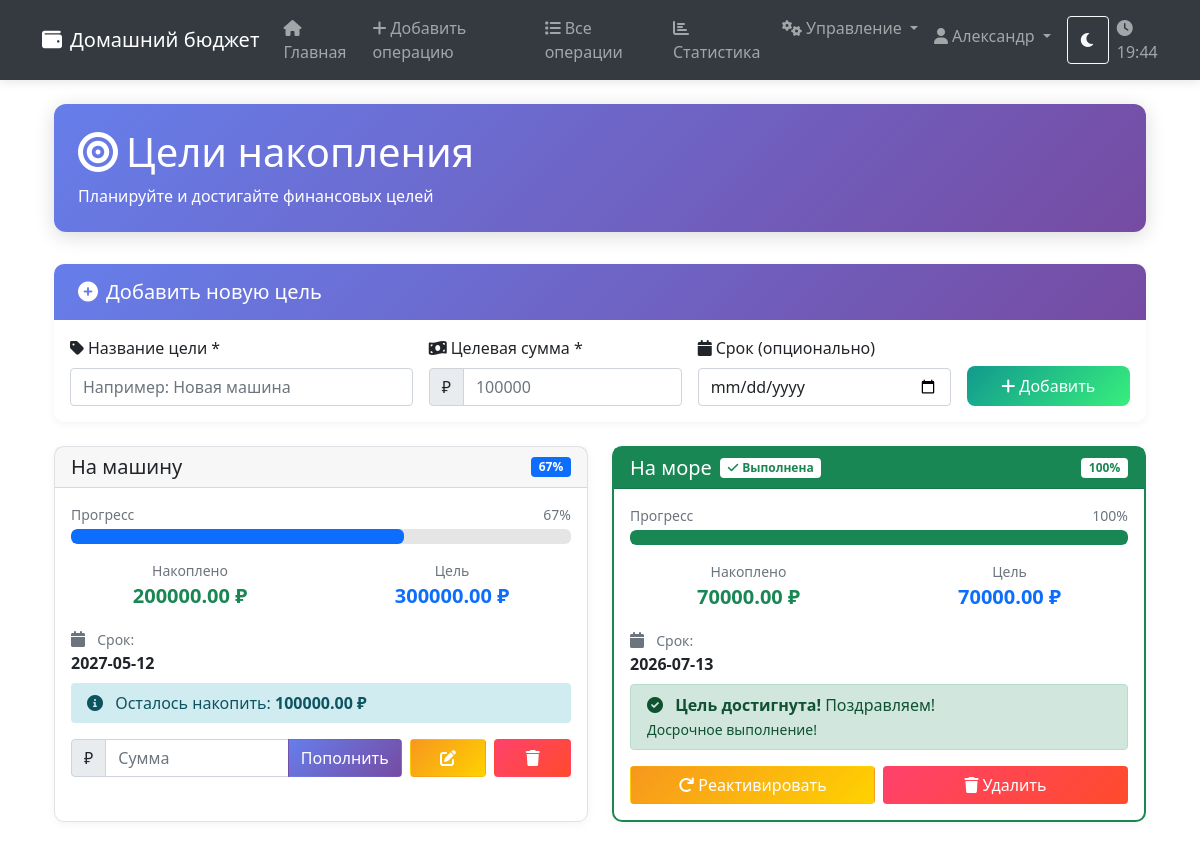
The app's page /goals (signed in) with its own data.
### tables this page shows
CREATE TABLE goals (
            id INTEGER PRIMARY KEY AUTOINCREMENT,
            name TEXT NOT NULL,
            target_amount REAL NOT NULL,
            current_amount REAL DEFAULT 0,
            deadline DATE,
            auto_save_amount REAL DEFAULT 0,
            auto_save_frequency TEXT,
            created_at TIMESTAMP DEFAULT CURRENT_TIMESTAMP,
            user_id INTEGER,
            FOREIGN KEY (user_id) REFERENCES users (id)
        );

### routes/goal_routes.py (the view)
    @app.route('/goals')
    @login_required
    def view_goals():
        with get_db_connection() as conn:
            goals_rows = conn.execute(
                'SELECT * FROM goals WHERE user_id = ? ORDER BY created_at DESC',
                (session['user_id'],)
            ).fetchall()
            goals = []
            for row in goals_rows:
                goal = dict(row)
                try:
                    goal['current_amount'] = float(goal['current_amount']) if goal['current_amount'] else 0.0
                    goal['target_amount'] = float(goal['target_amount']) if goal['target_amount'] else 0.0
                except Exception:
                    goal['current_amount'] = 0.0
                    goal['target_amount'] = 0.0
                goals.append(goal)
            print(f"DEBUG: Передаю {len(goals)} целей в шаблон")
        return render_template('goals.html', goals=goals)

### app.py (called while the page is built)
def get_moscow_time():
    moscow_tz = pytz.timezone("Europe/Moscow")
    return datetime.now(moscow_tz)

@app.context_processor
def utility_processor():
    return dict(get_moscow_time=get_moscow_time)

### auth_utils.py (called while the page is built)
def login_required(f):
    @wraps(f)
    def decorated_function(*args, **kwargs):
        if 'user_id' not in session:
            flash('Пожалуйста, войдите в систему', 'error')
            return redirect(url_for('login'))
        return f(*args, **kwargs)
    return decorated_function

### database.py (called while the page is built)
def get_db_connection():
    BASE_DIR = os.path.dirname(os.path.abspath(__file__))
    DATABASE_PATH = os.path.join(BASE_DIR, 'budget.db')
    conn = sqlite3.connect(DATABASE_PATH)
    conn.row_factory = sqlite3.Row
    return conn

### templates/goals.html (shortened to what this page needs)
{% extends "base.html" %}
{% block content %}
<div class="container mt-4 fade-in">
    <div class="page-header">
        <div class="d-flex justify-content-between align-items-center">
            <div>
                <h1><i class="fas fa-bullseye me-2"></i>Цели накопления</h1>
                <p class="mb-0">Планируйте и достигайте финансовых целей</p>
            </div>
        </div>
    </div>
    <div class="card form-card mb-4">
        <div class="card-header">
            <h5 class="mb-0"><i class="fas fa-plus-circle me-2"></i>Добавить новую цель</h5>
        </div>
        <div class="card-body">
            <form action="{{ url_for('add_goal') }}" method="post">
                <div class="row g-3">
                    <div class="col-md-4">
                        <label for="name" class="form-label">
                            <i class="fas fa-tag me-1"></i>Название цели *
                        </label>
                        <input type="text" class="form-control" id="name" name="name" required
                               placeholder="Например: Новая машина">
                    </div>
                    <div class="col-md-3">
                        <label for="target_amount" class="form-label">
                            <i class="fas fa-money-bill-wave me-1"></i>Целевая сумма *
                        </label>
                        <div class="input-group">
                            <span class="input-group-text">₽</span>
                            <input type="number" class="form-control" id="target_amount" name="target_amount"
                                   step="1000" min="1000" required placeholder="100000">
                        </div>
                    </div>
                    <div class="col-md-3">
                        <label for="deadline" class="form-label">
                            <i class="fas fa-calendar me-1"></i>Срок (опционально)
                        </label>
                        <input type="date" class="form-control" id="deadline" name="deadline"
                               min="{{ get_moscow_time().strftime('%Y-%m-%d') }}">
                    </div>
                    <div class="col-md-2 d-flex align-items-end">
                        <button type="submit" class="btn btn-modern btn-modern-success w-100">
                            <i class="fas fa-plus me-1"></i>Добавить
                        </button>
                    </div>
                </div>
            </form>
        </div>
    </div>
    {% if goals %}
    <div class="row">
        {% for goal in goals %}
        {% set current = goal.current_amount|float %}
        {% set target = goal.target_amount|float %}
        {% set percentage = (current / target * 100) if target > 0 else 0 %}
        {% set remaining = target - current %}
        {% set is_completed = percentage >= 100 %}
        <div class="col-md-6 mb-4">
            <div class="card h-100 {% if is_completed %}border-success border-2{% endif %}">
                <div class="card-header d-flex justify-content-between align-items-center
                           {% if is_completed %}bg-success text-white{% endif %}">
                    <div class="d-flex align-items-center">
                        <h5 class="mb-0">{{ goal.name }}</h5>
                        {% if is_completed %}
                        <span class="badge bg-white text-success ms-2">
                            <i class="fas fa-check me-1"></i>Выполнена
                        </span>
                        {% endif %}
                    </div>
                    <span class="badge {% if is_completed %}bg-white text-success
                                      {% elif percentage >= 70 %}bg-warning
                                      {% elif percentage >= 30 %}bg-primary
                                      {% else %}bg-secondary{% endif %}">
                        {{ "%.0f"|format(percentage) }}%
                    </span>
                </div>
                <div class="card-body">
                    <div class="mb-3">
                        <div class="d-flex justify-content-between mb-1">
                            <small class="text-muted">Прогресс</small>
                            <small class="text-muted">{{ "%.0f"|format(percentage) }}%</small>
                        </div>
                        <div class="progress progress-modern" style="height: 15px;">
                            <div class="progress-bar
                                {% if is_completed %}bg-success
                                {% elif percentage >= 70 %}bg-warning
                                {% elif percentage >= 30 %}bg-primary
                                {% else %}bg-info{% endif %}"
                                role="progressbar"
                                style="width: {{ percentage }}%">
                            </div>
                        </div>
                    </div>
                    <div class="row text-center mb-3">
                        <div class="col-6">
                            <div class="text-muted small">Накоплено</div>
                            <div class="fw-bold fs-5 text-success">{{ "%.2f"|format(current) }} ₽</div>
                        </div>
                        <div class="col-6">
                            <div class="text-muted small">Цель</div>
                            <div class="fw-bold fs-5 text-primary">{{ "%.2f"|format(target) }} ₽</div>
                        </div>
                    </div>
                    <div class="mb-3">
                        {% if goal.deadline %}
                        <div class="mb-2">
                            <i class="fas fa-calendar text-muted me-2"></i>
                            <small class="text-muted">Срок:</small>
                            <div class="fw-bold">{{ goal.deadline }}</div>
                        </div>
                        {% endif %}
                        {% if remaining > 0 %}
                        <div class="py-2 px-3 rounded" style="background-color: #d1ecf1; color: #0c5460;">
                            <i class="fas fa-info-circle me-2"></i>
                            Осталось накопить: <strong>{{ "%.2f"|format(remaining) }} ₽</strong>
                        </div>
                        {% elif is_completed %}
                        <div class="alert alert-success py-2">
                            <i class="fas fa-check-circle me-2"></i>
                            <strong>Цель достигнута!</strong> Поздравляем!
                            {% if goal.deadline and goal.deadline|string > get_moscow_time().strftime('%Y-%m-%d') %}
                            <br><small>Досрочное выполнение!</small>
                            {% endif %}
                        </div>
                        {% endif %}
                    </div>
                    {% if not is_completed %}
                    <div class="row g-2">
                        <div class="col-8">
                            <form action="{{ url_for('deposit_to_goal') }}" method="post" class="d-flex">
                                <div class="input-group">
                                    <span class="input-group-text">₽</span>
                                    <input type="number" class="form-control" name="amount"
                                           step="100" min="100" placeholder="Сумма" required>
                                    <button type="submit" class="btn btn-modern-primary">
                                        Пополнить
                                    </button>
                                </div>
                            </form>
                        </div>
                        <div class="col-2">
                        <a href="{{ url_for('edit_goal', goal_id=goal.id) }}"
                           class="btn btn-modern-warning w-100">
                            <i class="fas fa-edit"></i>
                        </a>
                        </div>
                        <div class="col-2">
                        <form action="{{ url_for('delete_goal', goal_id=goal.id) }}"
                        method="post"
                        onsubmit="return confirm(
                        'Удалить цель {{ goal.name }}?'
                        )">
                        <button
                        type="submit"
                        class="btn btn-modern-danger w-100">
                        <i class="fas fa-trash"></i>
                        </button>
                        </form>
                        </div>
                    </div>
                    {% else %}
                    <div class="row g-2">
                        <div class="col-6">
                            <form action="{{ url_for('update_goal_progress') }}" method="post">
                                <button type="submit" class="btn btn-modern-warning w-100"
                                        onclick="return confirm('Реактивировать цель «{{ goal.name }}»? Текущая сумма будет сброшена.')">
                                    <i class="fas fa-redo me-1"></i>Реактивировать
                                </button>
                            </form>
                        </div>
                        <div class="col-6">
                            <form action="{{ url_for('delete_goal', goal_id=goal.id) }}" method="post"
                                  onsubmit="return confirm('Вы уверены, что хотите удалить цель «{{ goal.name }}»?')">
                                <button type="submit" class="btn btn-modern-danger w-100">
                                    <i class="fas fa-trash me-1"></i>Удалить
                                </button>
                            </form>
                        </div>
                    </div>
                    {% endif %}
                </div>
            </div>
        </div>
        {% endfor %}
    </div>
    {% endif %}
</div>
{% endblock %}

### templates/base.html (style rules this page uses)
:root { --bg-primary: #ffffff; --bg-secondary: #f8f9fa; --text-primary: #212529; --text-secondary: #6c757d; --border-color: #dee2e6; --card-bg: #ffffff; --header-bg: #343a40; --primary-gradient: linear-gradient(135deg, #667eea 0%, #764ba2 100%); --success-gradient: linear-gradient(135deg, #11998e 0%, #38ef7d 100%); --warning-gradient: linear-gradient(135deg, #f7971e 0%, #ffd200 100%); --danger-gradient: linear-gradient(135deg, #ff416c 0%, #ff4b2b 100%); --info-gradient: linear-gradient(135deg, #00c6ff 0%, #0072ff 100%); }
body { background-color: var(--bg-primary); color: var(--text-primary); transition: all 0.3s ease; margin: 0; padding: 0; min-height: 100vh; font-family: 'Segoe UI', Tahoma, Geneva, Verdana, sans-serif; }
.page-header { background: var(--primary-gradient); color: white; padding: 1.5rem; border-radius: 12px; margin-bottom: 2rem; box-shadow: 0 4px 20px rgba(0,0,0,0.15); }
.form-card { border: none; border-radius: 10px; box-shadow: 0 2px 15px rgba(0,0,0,0.08); margin-bottom: 2rem; }
.form-card .card-header { background: var(--primary-gradient); color: white; border-radius: 10px 10px 0 0 !important; padding: 1rem 1.5rem; border: none; }
.btn-modern { border-radius: 8px; padding: 0.5rem 1.5rem; font-weight: 500; transition: all 0.3s; border: none; }
.btn-modern-primary { background: var(--primary-gradient); color: white; }
.btn-modern-success { background: var(--success-gradient); color: white; }
.btn-modern-danger { background: var(--danger-gradient); color: white; }
.btn-modern-warning { background: var(--warning-gradient); color: white; }
.progress-modern { height: 12px; border-radius: 6px; background-color: rgba(0,0,0,0.1); overflow: hidden; }
.progress-modern .progress-bar { border-radius: 6px; transition: width 0.6s ease; }
.card { background-color: var(--card-bg); border-color: var(--border-color); border-radius: 10px; box-shadow: 0 2px 8px rgba(0,0,0,0.05); }
.fade-in { animation: fadeIn 0.5s ease forwards; }

### records on screen
goals: name "На машину", percentage "67", {{ percentage }} 66.66666666666666 (drawn), current_amount "200000.00", target_amount "300000.00", deadline "2027-05-12", remaining "100000.00"
goals: name "На море", shows "Выполнена", percentage "100", {{ percentage }} 100.0 (drawn), current_amount "70000.00", target_amount "70000.00", deadline "2026-07-13", shows "Цель достигнута!", shows "Досрочное выполнение!"

### other values on screen
{{ session['username'] }} "Александр"
